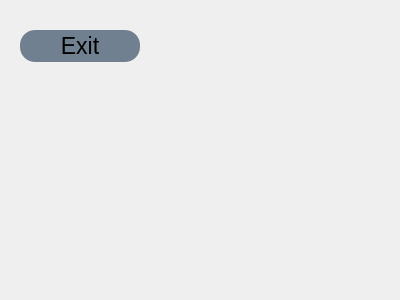
<?xml version="1.0" encoding="UTF-8"?>
<ui version="4.0">
 <class>Widget</class>
 <widget class="QWidget" name="Widget">
  <property name="geometry">
   <rect>
    <x>0</x>
    <y>0</y>
    <width>400</width>
    <height>300</height>
   </rect>
  </property>
  <property name="windowTitle">
   <string>Widget</string>
  </property>
  <widget class="QPushButton" name="exitButton">
   <property name="geometry">
    <rect>
     <x>20</x>
     <y>30</y>
     <width>120</width>
     <height>32</height>
    </rect>
   </property>
   <property name="minimumSize">
    <size>
     <width>120</width>
     <height>32</height>
    </size>
   </property>
   <property name="maximumSize">
    <size>
     <width>120</width>
     <height>32</height>
    </size>
   </property>
   <property name="font">
    <font>
     <pointsize>17</pointsize>
    </font>
   </property>
   <property name="focusPolicy">
    <enum>Qt::ClickFocus</enum>
   </property>
   <property name="styleSheet">
    <string notr="true">QPushButton#exitButton { 
	background-color: slategrey; 
	border-radius: 15px;
	color: black; 
}

QPushButton#exitButton:hover { 
	background-color: rgb(142, 158, 174); 
	border-radius: 15px;
	border: 2px solid slategrey;
}

</string>
   </property>
   <property name="text">
    <string>Exit</string>
   </property>
  </widget>
 </widget>
 <layoutdefault spacing="6" margin="11"/>
 <resources/>
 <connections/>
</ui>
